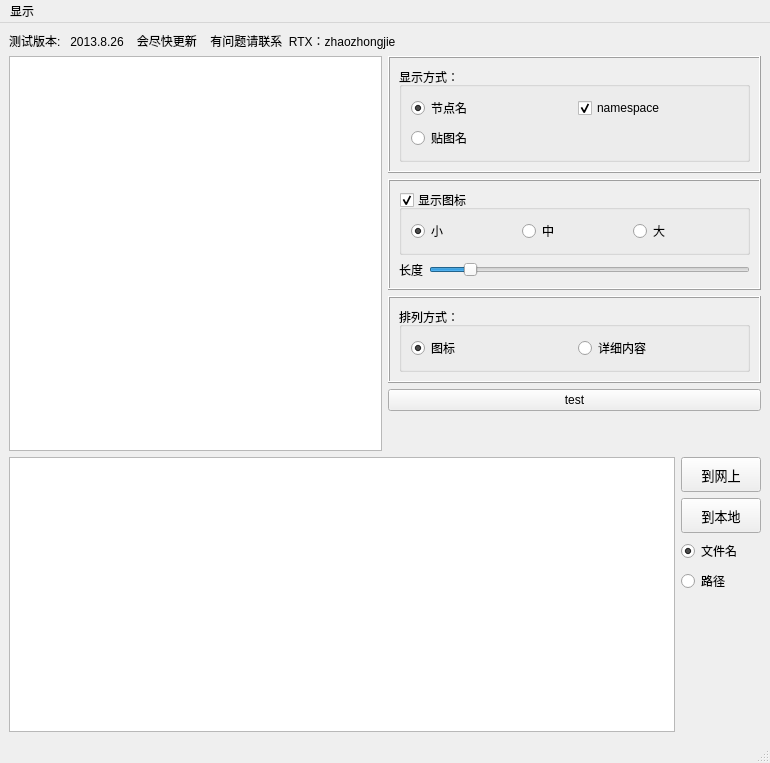
<?xml version="1.0" encoding="UTF-8"?>
<ui version="4.0">
 <class>MainWindow</class>
 <widget class="QMainWindow" name="MainWindow">
  <property name="geometry">
   <rect>
    <x>0</x>
    <y>0</y>
    <width>770</width>
    <height>763</height>
   </rect>
  </property>
  <property name="sizePolicy">
   <sizepolicy hsizetype="Fixed" vsizetype="Preferred">
    <horstretch>0</horstretch>
    <verstretch>0</verstretch>
   </sizepolicy>
  </property>
  <property name="minimumSize">
   <size>
    <width>400</width>
    <height>300</height>
   </size>
  </property>
  <property name="windowTitle">
   <string>ImageSwitchPath</string>
  </property>
  <widget class="QWidget" name="centralwidget">
   <layout class="QVBoxLayout" name="verticalLayout_8">
    <item>
     <widget class="QLabel" name="label">
      <property name="text">
       <string>测试版本:   2013.8.26    会尽快更新    有问题请联系  RTX：zhaozhongjie</string>
      </property>
     </widget>
    </item>
    <item>
     <layout class="QHBoxLayout" name="horizontalLayout">
      <item>
       <widget class="QListView" name="listView">
        <property name="font">
         <font>
          <pointsize>10</pointsize>
         </font>
        </property>
        <property name="defaultDropAction">
         <enum>Qt::MoveAction</enum>
        </property>
        <property name="selectionMode">
         <enum>QAbstractItemView::ExtendedSelection</enum>
        </property>
        <property name="flow">
         <enum>QListView::LeftToRight</enum>
        </property>
        <property name="isWrapping" stdset="0">
         <bool>true</bool>
        </property>
        <property name="resizeMode">
         <enum>QListView::Adjust</enum>
        </property>
        <property name="spacing">
         <number>2</number>
        </property>
        <property name="viewMode">
         <enum>QListView::ListMode</enum>
        </property>
        <property name="batchSize">
         <number>50</number>
        </property>
        <property name="selectionRectVisible">
         <bool>true</bool>
        </property>
       </widget>
      </item>
      <item>
       <layout class="QVBoxLayout" name="verticalLayout_4">
        <item>
         <widget class="QFrame" name="frame">
          <property name="frameShape">
           <enum>QFrame::Box</enum>
          </property>
          <property name="frameShadow">
           <enum>QFrame::Raised</enum>
          </property>
          <layout class="QVBoxLayout" name="verticalLayout_5">
           <item>
            <widget class="QGroupBox" name="groupBox">
             <property name="font">
              <font>
               <pointsize>9</pointsize>
              </font>
             </property>
             <property name="title">
              <string>显示方式：</string>
             </property>
             <layout class="QVBoxLayout" name="verticalLayout_3">
              <item>
               <layout class="QHBoxLayout" name="horizontalLayout_5">
                <item>
                 <widget class="QRadioButton" name="radioButton_3">
                  <property name="text">
                   <string>节点名</string>
                  </property>
                  <property name="checked">
                   <bool>true</bool>
                  </property>
                 </widget>
                </item>
                <item>
                 <widget class="QCheckBox" name="checkBox_showNameSpace">
                  <property name="font">
                   <font>
                    <pointsize>9</pointsize>
                   </font>
                  </property>
                  <property name="text">
                   <string>namespace</string>
                  </property>
                  <property name="checked">
                   <bool>true</bool>
                  </property>
                 </widget>
                </item>
               </layout>
              </item>
              <item>
               <widget class="QRadioButton" name="radioButton_4">
                <property name="text">
                 <string>贴图名</string>
                </property>
               </widget>
              </item>
             </layout>
            </widget>
           </item>
          </layout>
         </widget>
        </item>
        <item>
         <widget class="QFrame" name="frame_2">
          <property name="frameShape">
           <enum>QFrame::Box</enum>
          </property>
          <property name="frameShadow">
           <enum>QFrame::Raised</enum>
          </property>
          <layout class="QVBoxLayout" name="verticalLayout_6">
           <item>
            <widget class="QGroupBox" name="displayIcon">
             <property name="sizePolicy">
              <sizepolicy hsizetype="Preferred" vsizetype="Preferred">
               <horstretch>0</horstretch>
               <verstretch>0</verstretch>
              </sizepolicy>
             </property>
             <property name="font">
              <font>
               <pointsize>9</pointsize>
              </font>
             </property>
             <property name="title">
              <string>显示图标</string>
             </property>
             <property name="checkable">
              <bool>true</bool>
             </property>
             <property name="checked">
              <bool>true</bool>
             </property>
             <layout class="QHBoxLayout" name="horizontalLayout_2">
              <item>
               <widget class="QRadioButton" name="smallIcon">
                <property name="font">
                 <font>
                  <pointsize>9</pointsize>
                 </font>
                </property>
                <property name="text">
                 <string>小</string>
                </property>
                <property name="checked">
                 <bool>true</bool>
                </property>
               </widget>
              </item>
              <item>
               <widget class="QRadioButton" name="midIcon">
                <property name="text">
                 <string>中</string>
                </property>
               </widget>
              </item>
              <item>
               <widget class="QRadioButton" name="bigIcon">
                <property name="font">
                 <font>
                  <pointsize>9</pointsize>
                 </font>
                </property>
                <property name="text">
                 <string>大</string>
                </property>
                <property name="checked">
                 <bool>false</bool>
                </property>
               </widget>
              </item>
             </layout>
            </widget>
           </item>
           <item>
            <layout class="QHBoxLayout" name="horizontalLayout_6">
             <item>
              <widget class="QLabel" name="label_3">
               <property name="font">
                <font>
                 <pointsize>9</pointsize>
                </font>
               </property>
               <property name="text">
                <string>长度</string>
               </property>
              </widget>
             </item>
             <item>
              <widget class="QSlider" name="gridLength">
               <property name="minimum">
                <number>100</number>
               </property>
               <property name="maximum">
                <number>1000</number>
               </property>
               <property name="value">
                <number>200</number>
               </property>
               <property name="orientation">
                <enum>Qt::Horizontal</enum>
               </property>
              </widget>
             </item>
            </layout>
           </item>
          </layout>
         </widget>
        </item>
        <item>
         <widget class="QFrame" name="frame_3">
          <property name="frameShape">
           <enum>QFrame::Box</enum>
          </property>
          <property name="frameShadow">
           <enum>QFrame::Raised</enum>
          </property>
          <layout class="QVBoxLayout" name="verticalLayout_7">
           <item>
            <widget class="QGroupBox" name="groupBox_2">
             <property name="font">
              <font>
               <pointsize>9</pointsize>
              </font>
             </property>
             <property name="title">
              <string>排列方式：</string>
             </property>
             <layout class="QHBoxLayout" name="horizontalLayout_4">
              <item>
               <widget class="QRadioButton" name="radioButton">
                <property name="font">
                 <font>
                  <pointsize>9</pointsize>
                 </font>
                </property>
                <property name="text">
                 <string>图标</string>
                </property>
                <property name="checked">
                 <bool>true</bool>
                </property>
               </widget>
              </item>
              <item>
               <widget class="QRadioButton" name="radioButton_2">
                <property name="font">
                 <font>
                  <pointsize>9</pointsize>
                 </font>
                </property>
                <property name="text">
                 <string>详细内容</string>
                </property>
               </widget>
              </item>
             </layout>
            </widget>
           </item>
          </layout>
         </widget>
        </item>
        <item>
         <widget class="QPushButton" name="test">
          <property name="text">
           <string>test</string>
          </property>
         </widget>
        </item>
        <item>
         <spacer name="verticalSpacer">
          <property name="orientation">
           <enum>Qt::Vertical</enum>
          </property>
          <property name="sizeHint" stdset="0">
           <size>
            <width>20</width>
            <height>40</height>
           </size>
          </property>
         </spacer>
        </item>
       </layout>
      </item>
     </layout>
    </item>
    <item>
     <layout class="QHBoxLayout" name="horizontalLayout_3">
      <item>
       <widget class="QTableView" name="tableView">
        <property name="font">
         <font>
          <pointsize>10</pointsize>
         </font>
        </property>
       </widget>
      </item>
      <item>
       <layout class="QVBoxLayout" name="verticalLayout_2">
        <item>
         <widget class="QPushButton" name="Select_ToNet">
          <property name="minimumSize">
           <size>
            <width>0</width>
            <height>35</height>
           </size>
          </property>
          <property name="font">
           <font>
            <pointsize>10</pointsize>
           </font>
          </property>
          <property name="text">
           <string>到网上</string>
          </property>
         </widget>
        </item>
        <item>
         <widget class="QPushButton" name="Select_ToLocal">
          <property name="minimumSize">
           <size>
            <width>0</width>
            <height>35</height>
           </size>
          </property>
          <property name="font">
           <font>
            <pointsize>10</pointsize>
           </font>
          </property>
          <property name="text">
           <string>到本地</string>
          </property>
         </widget>
        </item>
        <item>
         <layout class="QVBoxLayout" name="verticalLayout">
          <item>
           <widget class="QRadioButton" name="disFileName">
            <property name="font">
             <font>
              <pointsize>9</pointsize>
             </font>
            </property>
            <property name="text">
             <string>文件名</string>
            </property>
            <property name="checked">
             <bool>true</bool>
            </property>
           </widget>
          </item>
          <item>
           <widget class="QRadioButton" name="disPathName">
            <property name="font">
             <font>
              <pointsize>9</pointsize>
             </font>
            </property>
            <property name="text">
             <string>路径</string>
            </property>
           </widget>
          </item>
          <item>
           <spacer name="verticalSpacer_2">
            <property name="orientation">
             <enum>Qt::Vertical</enum>
            </property>
            <property name="sizeHint" stdset="0">
             <size>
              <width>20</width>
              <height>40</height>
             </size>
            </property>
           </spacer>
          </item>
         </layout>
        </item>
       </layout>
      </item>
     </layout>
    </item>
   </layout>
  </widget>
  <widget class="QMenuBar" name="menubar">
   <property name="geometry">
    <rect>
     <x>0</x>
     <y>0</y>
     <width>770</width>
     <height>21</height>
    </rect>
   </property>
   <widget class="QMenu" name="menu">
    <property name="title">
     <string>显示</string>
    </property>
    <addaction name="action_showNameSpace"/>
   </widget>
   <addaction name="menu"/>
  </widget>
  <widget class="QStatusBar" name="statusbar"/>
  <action name="action">
   <property name="checkable">
    <bool>true</bool>
   </property>
   <property name="text">
    <string>图标</string>
   </property>
   <property name="autoRepeat">
    <bool>false</bool>
   </property>
  </action>
  <action name="action_2">
   <property name="checkable">
    <bool>true</bool>
   </property>
   <property name="checked">
    <bool>true</bool>
   </property>
   <property name="text">
    <string>名称</string>
   </property>
   <property name="autoRepeat">
    <bool>false</bool>
   </property>
  </action>
  <action name="action_showNameSpace">
   <property name="checkable">
    <bool>true</bool>
   </property>
   <property name="checked">
    <bool>true</bool>
   </property>
   <property name="text">
    <string>显示 name space</string>
   </property>
  </action>
 </widget>
 <resources/>
 <connections>
  <connection>
   <sender>radioButton_3</sender>
   <signal>toggled(bool)</signal>
   <receiver>checkBox_showNameSpace</receiver>
   <slot>setEnabled(bool)</slot>
   <hints>
    <hint type="sourcelabel">
     <x>354</x>
     <y>95</y>
    </hint>
    <hint type="destinationlabel">
     <x>431</x>
     <y>101</y>
    </hint>
   </hints>
  </connection>
 </connections>
</ui>
